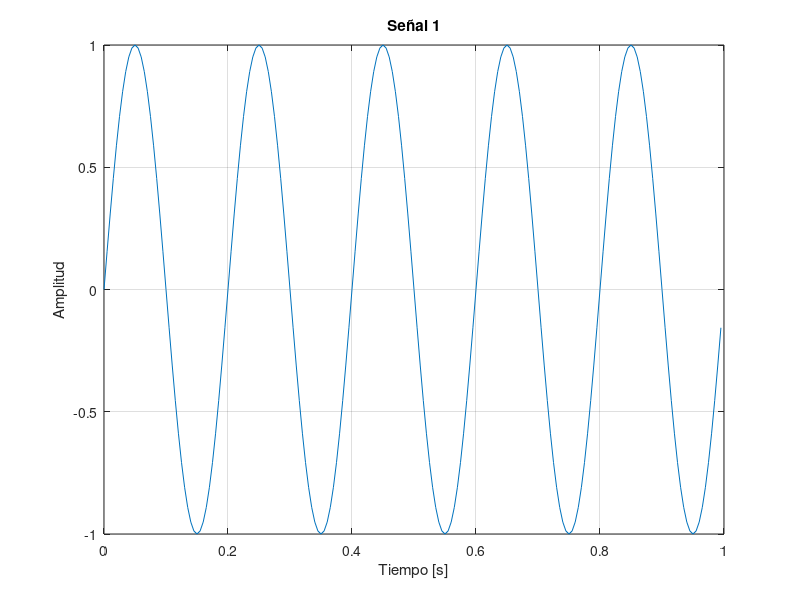
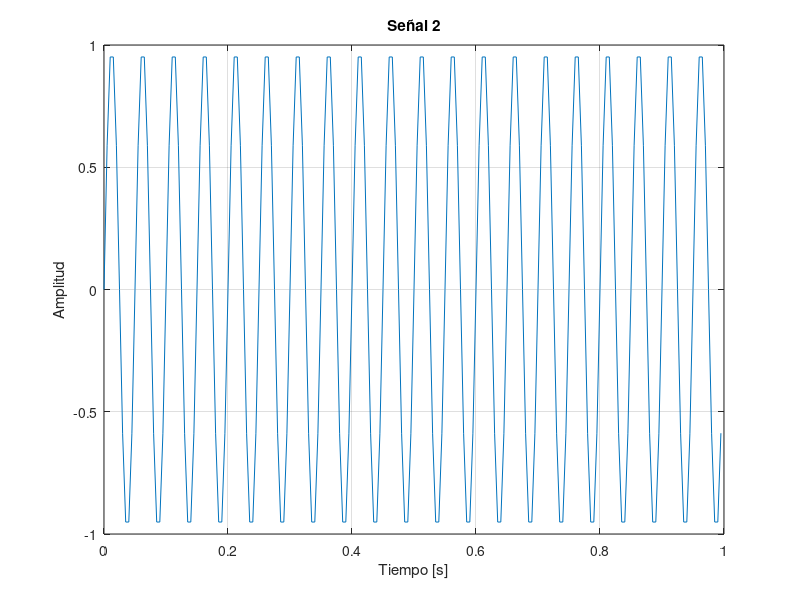
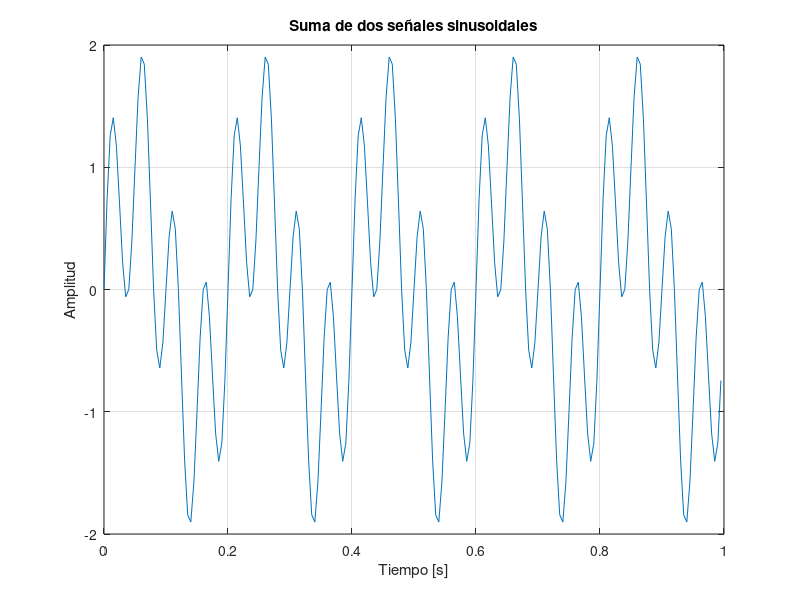

Reproduce these figures in MATLAB, in order.
clear all;
close all;
clc;

A = 1;
f1 = 5;
f2 = 20;
fs = 200;
N = 200;

n = 0:N-1;
t = n / fs;

x1 = A * sin(2*pi*f1*t);
x2 = A * sin(2*pi*f2*t);

x_total = x1 + x2;

figure;
plot(t, x1);
grid on;
title('Señal 1');
xlabel('Tiempo [s]');
ylabel('Amplitud');

figure;
plot(t, x2);
grid on;
title('Señal 2');
xlabel('Tiempo [s]');
ylabel('Amplitud');

figure;
plot(t, x_total);
grid on;
title('Suma de dos señales sinusoidales');
xlabel('Tiempo [s]');
ylabel('Amplitud');
